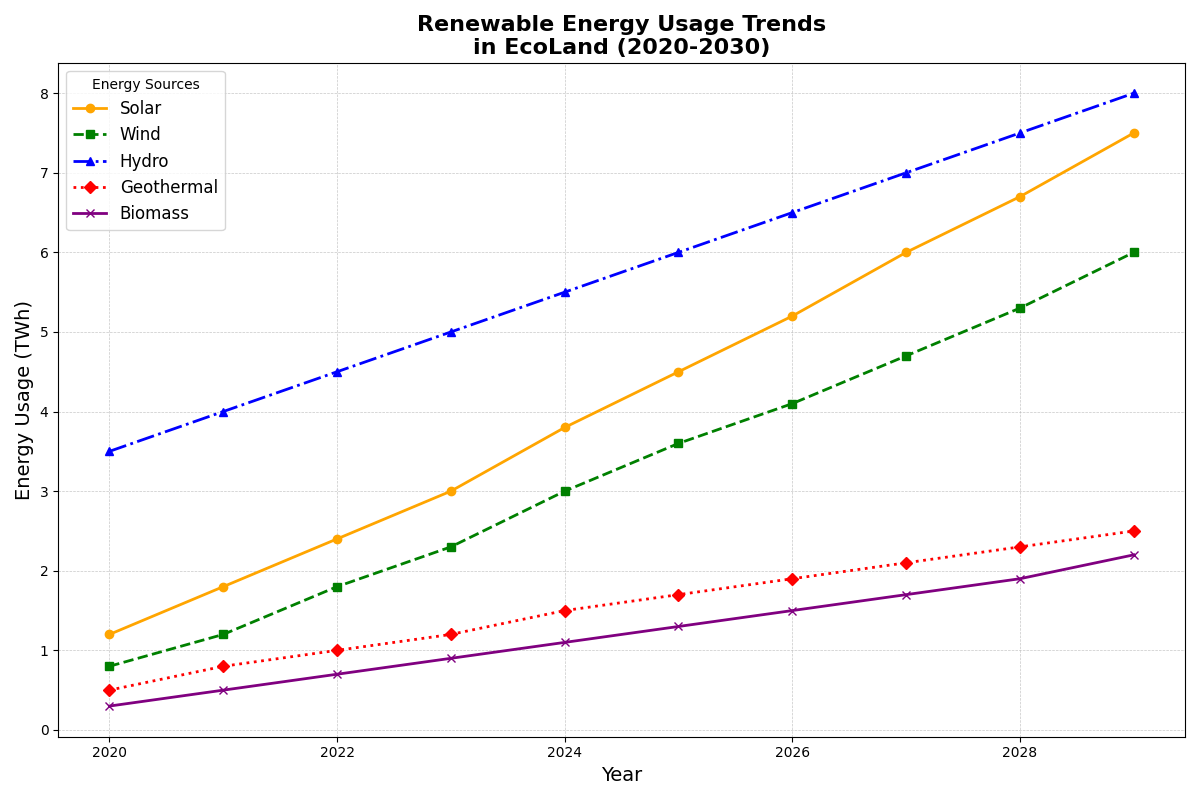

Recreate this plot in Python.
import matplotlib.pyplot as plt
import numpy as np

# Imagine we are tracking the usage of renewable energy sources over a decade in a fictional country named EcoLand
years = np.arange(2020, 2030)

# Data: Monthly usage in Terawatt-hours (TWh) for different renewable sources
# Solar, Wind, Hydro, Geothermal, Biomass
solar_usage = [1.2, 1.8, 2.4, 3.0, 3.8, 4.5, 5.2, 6.0, 6.7, 7.5]
wind_usage = [0.8, 1.2, 1.8, 2.3, 3.0, 3.6, 4.1, 4.7, 5.3, 6.0]
hydro_usage = [3.5, 4.0, 4.5, 5.0, 5.5, 6.0, 6.5, 7.0, 7.5, 8.0]
geothermal_usage = [0.5, 0.8, 1.0, 1.2, 1.5, 1.7, 1.9, 2.1, 2.3, 2.5]
biomass_usage = [0.3, 0.5, 0.7, 0.9, 1.1, 1.3, 1.5, 1.7, 1.9, 2.2]

# Creating the plot
fig, ax = plt.subplots(figsize=(12, 8))

# Plot each renewable energy source with different style lines
ax.plot(years, solar_usage, marker='o', linestyle='-', color='orange', label='Solar', linewidth=2)
ax.plot(years, wind_usage, marker='s', linestyle='--', color='green', label='Wind', linewidth=2)
ax.plot(years, hydro_usage, marker='^', linestyle='-.', color='blue', label='Hydro', linewidth=2)
ax.plot(years, geothermal_usage, marker='D', linestyle=':', color='red', label='Geothermal', linewidth=2)
ax.plot(years, biomass_usage, marker='x', linestyle='-', color='purple', label='Biomass', linewidth=2)

# Title and Labels
ax.set_title('Renewable Energy Usage Trends\nin EcoLand (2020-2030)', fontsize=16, fontweight='bold')
ax.set_xlabel('Year', fontsize=14)
ax.set_ylabel('Energy Usage (TWh)', fontsize=14)

# Add a legend with a title
ax.legend(title='Energy Sources', loc='upper left', fontsize=12)

# Adding grid for better readability
ax.grid(True, linestyle='--', linewidth=0.5, alpha=0.7)

# Enhancing layout to prevent label overlap
plt.tight_layout()

# Display the plot
plt.show()
